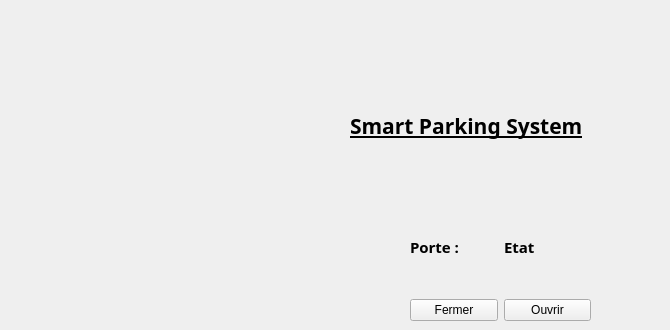
         <widget class="QWidget" name="Parking">
          <attribute name="title">
           <string>Parking</string>
          </attribute>
          <widget class="QLabel" name="label_18">
           <property name="geometry">
            <rect>
             <x>350</x>
             <y>100</y>
             <width>311</width>
             <height>51</height>
            </rect>
           </property>
           <property name="font">
            <font>
             <family>Raleway Medium</family>
             <pointsize>16</pointsize>
             <weight>75</weight>
             <bold>true</bold>
             <underline>true</underline>
            </font>
           </property>
           <property name="text">
            <string>Smart Parking System</string>
           </property>
          </widget>
          <widget class="QWidget" name="layoutWidget">
           <property name="geometry">
            <rect>
             <x>410</x>
             <y>200</y>
             <width>181</width>
             <height>121</height>
            </rect>
           </property>
           <layout class="QVBoxLayout" name="verticalLayout">
            <item>
             <layout class="QHBoxLayout" name="horizontalLayout_2">
              <item>
               <widget class="QLabel" name="label_2">
                <property name="font">
                 <font>
                  <family>Raleway Medium</family>
                  <pointsize>11</pointsize>
                  <weight>75</weight>
                  <bold>true</bold>
                 </font>
                </property>
                <property name="text">
                 <string>Porte :</string>
                </property>
               </widget>
              </item>
              <item>
               <widget class="QLabel" name="test">
                <property name="font">
                 <font>
                  <family>Raleway Medium</family>
                  <pointsize>11</pointsize>
                  <weight>75</weight>
                  <bold>true</bold>
                 </font>
                </property>
                <property name="text">
                 <string>Etat</string>
                </property>
               </widget>
              </item>
             </layout>
            </item>
            <item>
             <layout class="QHBoxLayout" name="horizontalLayout_8">
              <item>
               <widget class="QPushButton" name="CloseButton">
                <property name="text">
                 <string>Fermer</string>
                </property>
               </widget>
              </item>
              <item>
               <widget class="QPushButton" name="Button">
                <property name="text">
                 <string>Ouvrir</string>
                </property>
               </widget>
              </item>
             </layout>
            </item>
           </layout>
          </widget>
         </widget>
